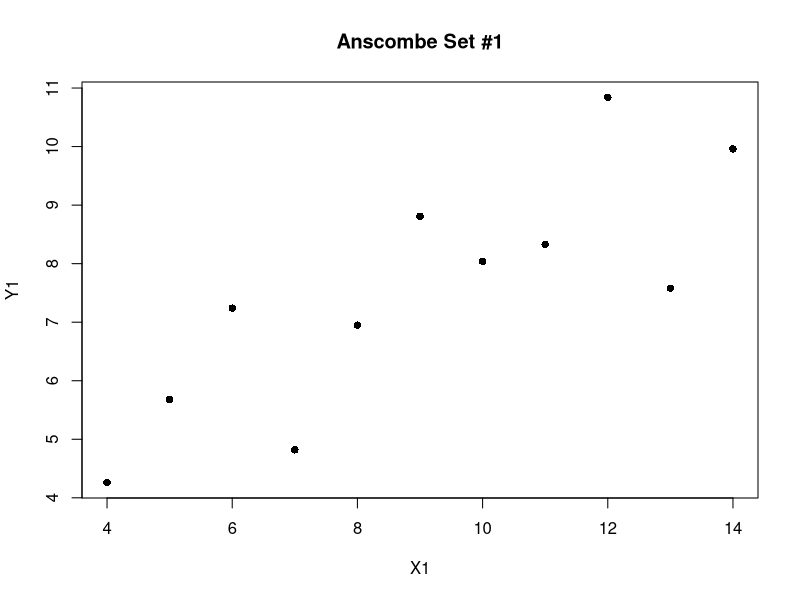
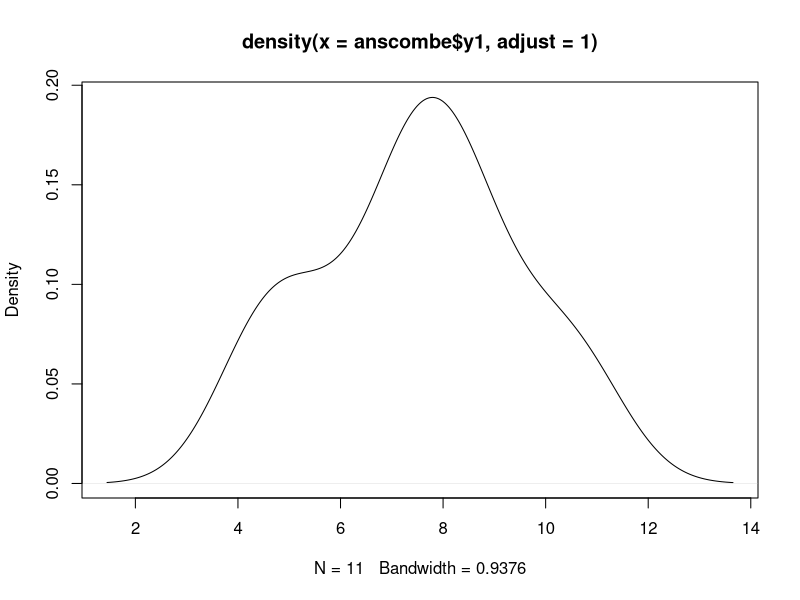
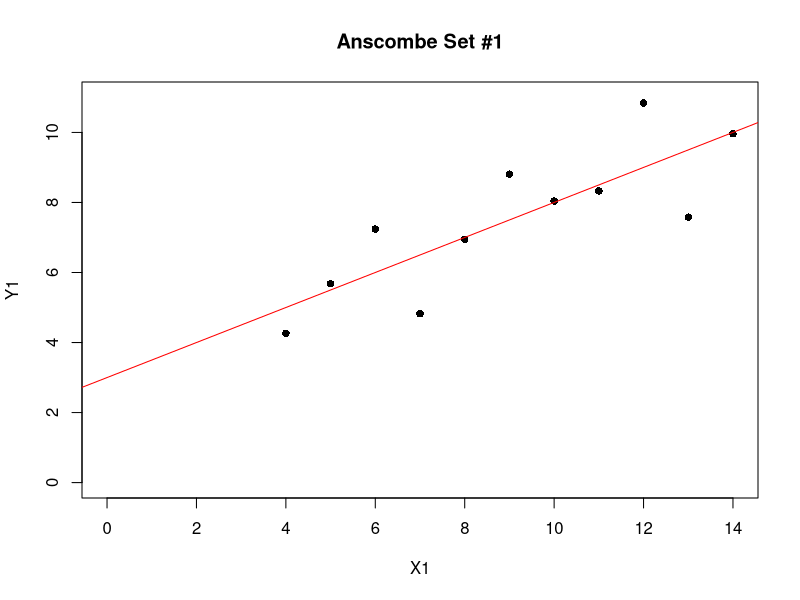
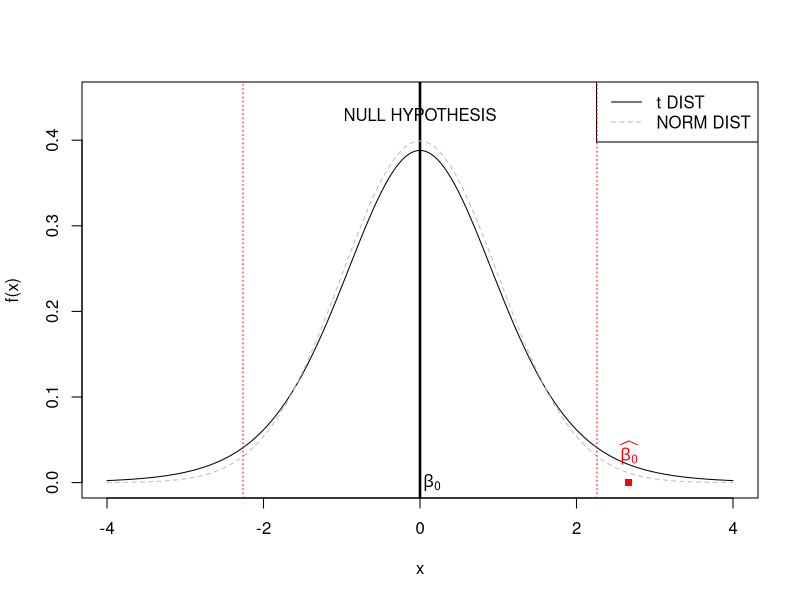

The R script that drew these images, in order: (Note: this script raises an error after producing the figures.)
## MODEL 1
# Descriptive
summary(anscombe[,c("y1","x1")])
cor(anscombe$y1,anscombe$x1)
plot(anscombe$x1,anscombe$y1,pch=16,xlab="X1",ylab="Y1",main="Anscombe Set #1")

# Checking Y empirical distribution
plot(density(anscombe$y1,adjust = 1))

# LEAST-SQUARED (Y1~X1)
(fit.model <- lm(y1~x1, data = anscombe))
coef(fit.model)
summary(fit.model)

plot(anscombe$x1,anscombe$y1,pch=16,xlab="X1",xlim=c(0,14),ylim=c(0,11),
     ylab="Y1",main="Anscombe Set #1")
abline(fit.model,col="red")

3.0001/1.1247 #b0 Estimate / SE(b0)
0.5001/0.1179 #b1 Estimate / SE(b1)

pt(2.667467,9) #b0 t-statistic 

# T-DISTRIBUTION (DEGREE 9)
plot(seq(-4,4,0.01),dt(seq(-4,4,0.01),9),type="l",ylim=c(0,0.45),
     xlab="x",ylab="f(x)")
abline(v=0,lwd = 2.5)
text(0.15,0,expression(beta[0]))
text(0,0.43,"NULL HYPOTHESIS")
# NORM DISTRIBUTION
lines(seq(-4,4,0.01),dnorm(seq(-4,4,0.01)),type="l",lty=2,col="gray",add=T)
legend("topright",c("t DIST","NORM DIST"),col=c("black","gray"),lty=c(1,2))

qt(0.975,9) #UPPER LIMIT 97.5%
abline(v=2.262157,col="red",lty=3) #ACCEPTENCE NULL HYPOTHESYS REGION
qt(0.025,9) #LOWER LIMIT 2.5%
abline(v=-2.262157,col="red",lty=3) #ACCEPTENCE NULL HYPOTHESYS REGION
# PROBABILITY OF b0 BEEN DRAW FROM A T-DISTRIBUTION WITH MEAN ZERO (b0=0)
points(2.667,0,col="red",pch=15) 
text(2.667,0.035,expression(widehat(beta[0])),col="red")

#PROBABILITY OF b0 EQUAL OR HIGHER THAN 3.0001
1-pt(2.667467,9)

# CONSIDERING BOTH SIDES TEST => P-VALUE
2*(1-pt(2.667467,9))

## DOING ALL THE LM COEF AT ONCE
sqrt(diag(vcov(fit.model))) #SE of the lm.model
df.residual(fit.model) #FREEDOM DEGREE
2 * (1-pt(coef(fit.model)/sqrt(diag(vcov(fit.model))),
          df.residual(fit.model))) # P-VALUE

# COEF(b0,b1) --MATRIX FORM--
X=cbind(rep(1,length(anscombe$x1)),anscombe$x1) #Design Matrix
solve(t(X)%*%X)%*%t(X)%*%anscombe$y1

# LEAST-ABSOLUTE
fm <- lad(y1~x1, data = anscombe, method = "BR")
summary(fm)

plot(anscombe$x1,anscombe$y1)
abline(fm,col="red")
abline(fit.model,col="red",lty=2)

################################################################################
## MODEL 2
## Page 9: Plant Weight Data.
ctl <- c(4.17,5.58,5.18,6.11,4.50,4.61,5.17,4.53,5.33,5.14)
trt <- c(4.81,4.17,4.41,3.59,5.87,3.83,6.03,4.89,4.32,4.69)
group <- gl(2, 10, 20, labels = c("Ctl","Trt"))
weight <- c(ctl, trt)

boxplot(weight~group)

lm.D9 <- lm(weight ~ group)
lm.D90 <- lm(weight ~ group - 1) # omitting intercept

anova(lm.D9)
summary(lm.D9)

opar <- par(mfrow = c(2,2), oma = c(0, 0, 1.1, 0))
plot(lm.D9, las = 1)      # Residuals, Fitted, ...
par(opar)


################################################################################
## MODEL 3 (https://www.theanalysisfactor.com/r-tutorial-4/)
#One way of checking for non-linearity in your data is to fit a polynomial 
#model and check whether the polynomial model fits the data better than a 
#linear model. However, you may also wish to fit a quadratic or higher model 
#because you have reason to believe that the relationship between the variables
#is inherently polynomial in nature. Let’s see how to fit a quadratic model in R.
A <- structure(list(Time = c(0, 1, 2, 4, 6, 8, 9, 10, 11, 12, 13, 
                             14, 15, 16, 18, 19, 20, 21, 22, 24, 25, 26, 27, 28, 29, 30), 
                    Counts = c(126.6, 101.8, 71.6, 101.6, 68.1, 62.9, 45.5, 41.9, 
                               46.3, 34.1, 38.2, 41.7, 24.7, 41.5, 36.6, 19.6, 
                               22.8, 29.6, 23.5, 15.3, 13.4, 26.8, 9.8, 18.8, 25.9, 19.3)), .Names = c("Time", "Counts"),
               row.names = c(1L, 2L, 3L, 5L, 7L, 9L, 10L, 11L, 12L, 13L, 14L, 15L, 16L, 17L, 19L, 20L, 21L, 22L, 23L, 25L, 26L, 27L, 28L, 29L, 30L, 31L),
               class = "data.frame")

attach(A);names(A)

linear.model <-lm(Counts ~ Time)
summary(linear.model)

plot(Time, Counts, pch=16, ylab = "Counts ", cex.lab = 1.3, col = "red" )
abline(lm(Counts ~ Time), col = "blue")

quadratic.model <-lm(Counts ~ Time + I(Time^2))
summary(quadratic.model)

timevalues <- seq(0, 30, 0.1)

predictedcounts <- predict(quadratic.model,list(Time=Time, Time2=Time^2))
plot(Time, Counts, pch=16, xlab = "Time (s)", ylab = "Counts", cex.lab = 1.3, col = "blue")
lines(Time, predictedcounts, col = "darkgreen", lwd = 3)
